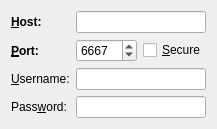
<?xml version="1.0" encoding="UTF-8"?>
<ui version="4.0">
 <class>ServerWizardPage</class>
 <widget class="QWizardPage" name="ServerWizardPage">
  <property name="title">
   <string>Server details</string>
  </property>
  <property name="subTitle">
   <string>Details used to connect to IRC</string>
  </property>
  <layout class="QFormLayout" name="formLayout">
   <item row="0" column="0">
    <widget class="QLabel" name="label">
     <property name="font">
      <font>
       <weight>75</weight>
       <bold>true</bold>
      </font>
     </property>
     <property name="text">
      <string>&amp;Host:</string>
     </property>
     <property name="buddy">
      <cstring>lineEditHost</cstring>
     </property>
    </widget>
   </item>
   <item row="0" column="1">
    <widget class="QLineEdit" name="lineEditHost">
     <property name="whatsThis">
      <string>Entering a server host is mandatory. The connection is established to the given server host and port.</string>
     </property>
     <property name="inputMethodHints">
      <set>Qt::ImhNoAutoUppercase|Qt::ImhUrlCharactersOnly</set>
     </property>
    </widget>
   </item>
   <item row="1" column="0">
    <widget class="QLabel" name="label_3">
     <property name="font">
      <font>
       <weight>75</weight>
       <bold>true</bold>
      </font>
     </property>
     <property name="text">
      <string>&amp;Port:</string>
     </property>
     <property name="buddy">
      <cstring>spinBoxPort</cstring>
     </property>
    </widget>
   </item>
   <item row="1" column="1">
    <layout class="QHBoxLayout" name="horizontalLayout_2">
     <item>
      <widget class="QSpinBox" name="spinBoxPort">
       <property name="sizePolicy">
        <sizepolicy hsizetype="MinimumExpanding" vsizetype="Fixed">
         <horstretch>0</horstretch>
         <verstretch>0</verstretch>
        </sizepolicy>
       </property>
       <property name="whatsThis">
        <string>Entering a server port is mandatory. The connection is established to the given server host and port.</string>
       </property>
       <property name="minimum">
        <number>1024</number>
       </property>
       <property name="maximum">
        <number>65535</number>
       </property>
       <property name="value">
        <number>6667</number>
       </property>
      </widget>
     </item>
     <item>
      <widget class="QCheckBox" name="checkBoxSecure">
       <property name="whatsThis">
        <string>If this check box is checked, a secure connection is established to the given server.</string>
       </property>
       <property name="text">
        <string>&amp;Secure</string>
       </property>
      </widget>
     </item>
    </layout>
   </item>
   <item row="2" column="1">
    <widget class="QLineEdit" name="lineEditUser"/>
   </item>
   <item row="3" column="0">
    <widget class="QLabel" name="label_4">
     <property name="text">
      <string>Pass&amp;word:</string>
     </property>
     <property name="buddy">
      <cstring>lineEditPass</cstring>
     </property>
    </widget>
   </item>
   <item row="3" column="1">
    <widget class="QLineEdit" name="lineEditPass">
     <property name="whatsThis">
      <string>Entering a server password is optional. Some servers are secured with a password.</string>
     </property>
     <property name="inputMethodHints">
      <set>Qt::ImhHiddenText|Qt::ImhNoAutoUppercase|Qt::ImhNoPredictiveText</set>
     </property>
     <property name="echoMode">
      <enum>QLineEdit::Password</enum>
     </property>
    </widget>
   </item>
   <item row="2" column="0">
    <widget class="QLabel" name="label_2">
     <property name="text">
      <string>&amp;Username:</string>
     </property>
     <property name="buddy">
      <cstring>lineEditUser</cstring>
     </property>
    </widget>
   </item>
  </layout>
  <zorder>lineEditPass</zorder>
  <zorder>label</zorder>
  <zorder>label_3</zorder>
  <zorder>lineEditHost</zorder>
  <zorder>label_4</zorder>
  <zorder>lineEditUser</zorder>
  <zorder>label_2</zorder>
 </widget>
 <tabstops>
  <tabstop>lineEditHost</tabstop>
  <tabstop>spinBoxPort</tabstop>
  <tabstop>checkBoxSecure</tabstop>
  <tabstop>lineEditUser</tabstop>
  <tabstop>lineEditPass</tabstop>
 </tabstops>
 <resources/>
 <connections/>
</ui>
